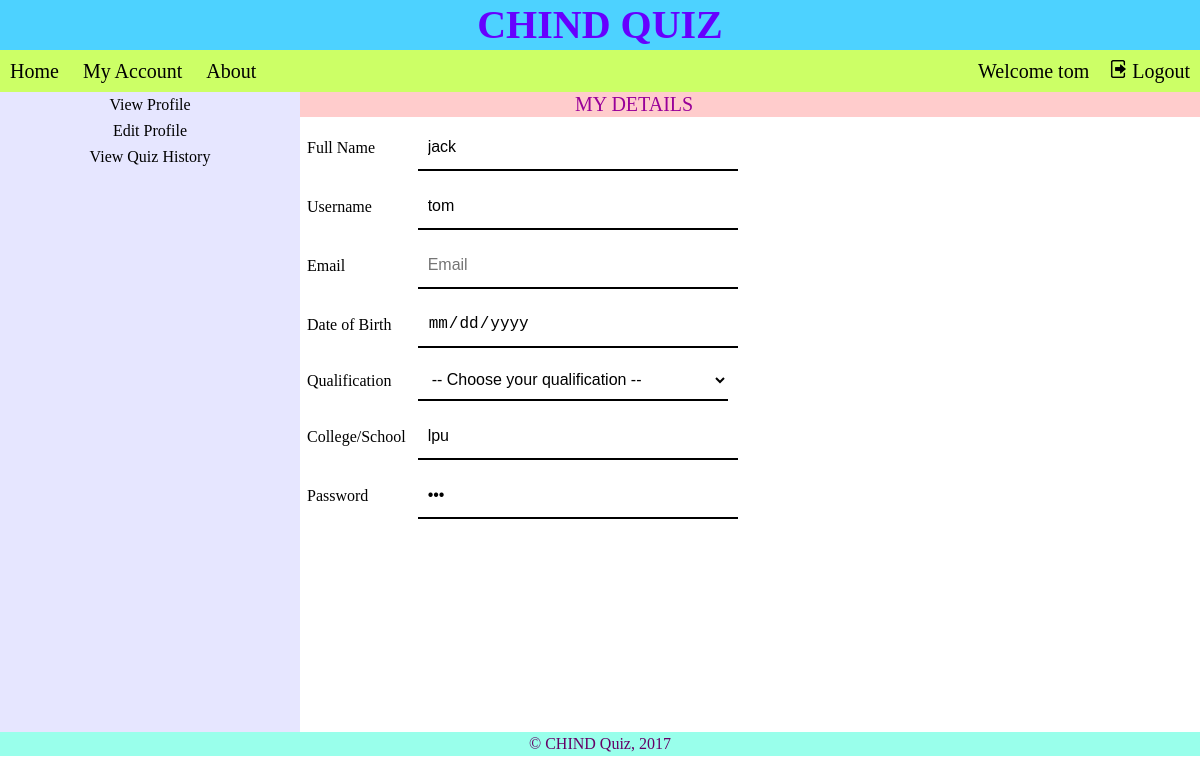
The app's page /profile.php (signed in) with its own data.
### tables this page shows
CREATE TABLE `users` (
  `id` int(11) NOT NULL,
  `fullname` varchar(50) DEFAULT NULL,
  `username` varchar(30) DEFAULT NULL,
  `email` varchar(50) DEFAULT NULL,
  `dob` varchar(10) DEFAULT NULL,
  `qualification` varchar(30) DEFAULT NULL,
  `college` varchar(50) DEFAULT NULL,
  `password` varchar(30) DEFAULT NULL
);

### profile.php (the view, shortened to what this page needs)
<?php
	require_once('includes/database.php');
	$nam = $_SESSION['uname'];
	$sql = "SELECT * FROM users WHERE username='$nam'";
	$run = mysqli_query($con, $sql);
	$data = mysqli_fetch_array($run);
?>
<!DOCTYPE html>
<html>
<head>
	<link rel="stylesheet" href="style/style.css">
</head>
<body>
	<header>
		CHIND QUIZ
	</header>
	<div id="menu">
		<ul>
			<a href="home.php"><li>Home</li></a>
			<a href="profile.php"><li>My Account</li></a>
			<a href="about.php"><li>About</li></a>
			<a href="includes/logout.php"><li class="right"><img src="images/logout.png" alt="logout">&nbsp;Logout</li></a>
			<li class="right user">Welcome <?php echo $_SESSION['uname']; ?></li>
		</ul>
	</div>
	<div class="nav">
		<ul>
			<span id="viewData"><li>View Profile</li></span>
			<span id="editData"><li>Edit Profile</li></span>
			<span id="viewMarks"><li>View Quiz History</li></span>
		</ul>
	</div>
	<section id="pro">
		<div id="lgsg">MY DETAILS</div>
		<table>
			<form method="post" action="includes/login.php">
					<tr>
						<td><label for="fname">Full Name</label></td>
						<td><input id="fname" type="text" name="fname" placeholder="Full Name" value="<?php echo $data['fullname']; ?>" readonly></td>
					</tr>
					<tr>
						<td><label for="unames">Username</label></td>
						<td><input id="unames" type="text" name="username" placeholder="Username" value="<?php echo $data['username']; ?>" readonly></td>
					</tr>
					<tr>
						<td><label for="email">Email</label></td>
						<td><input id="email" type="email" name="email" placeholder="Email" value="<?php echo $data['email']; ?>" readonly></td>
					</tr>
					<tr>
						<td><label for="dob">Date of Birth</label></td>
						<td><input id="dob" type="date" name="dob" placeholder="dd-mm-yyyy" pattern="[0-9]{2}-[0-9]{2}-[0-9]{4}" value="<?php echo $data['dob']; ?>" readonly></td>
					</tr>
					<tr>
						<td><label for="qual">Qualification</label></td>
						<td><select name="qual" style="width: 310px">
							<option value="">-- Choose your qualification --</option>
						</select></td>
					</tr>
					<tr>
						<td><label for="college">College/School</label></td>
						<td><input id="college" type="text" name="college" placeholder="College/School" value="<?php echo $data['college']; ?>" readonly></td>
					</tr>
					<tr>
						<td><label for="passs">Password</label></td>
						<td><input id="passs" type="password" name="password" placeholder="Password" value="<?php echo $data['password']; ?>" readonly></td>
					</tr>
					<tr>
						<td colspan="2"><center><button type="submit" name="update">Update</button></center></td>
					</tr>
				</form>
				</table>
	</section>
	<footer>&copy; CHIND Quiz, 2017</footer>
</body>
</html>

### style/style.css (style rules this page uses)
body { margin: 0; padding: 0; }
header { color: #6600ff; background-color: #4dd2ff; text-align: center; font-size:40px; line-height: 50px; height: 50px; font-weight: bolder; }
#lgsg { width: 100%; height: 25px; text-align: center; font-size: 20px; line-height: 25px; color: #990099; background-color: #ffcccc; }
table { border: 0; }
table tr td { padding: 5px; }
table tr td input { height: 25px; background-color: #e6b3ff; border-radius: 15px; }
#menu { height: 42px; width: 100%; background-color: #ccff66; position: relative; }
#menu ul, .nav ul { margin: 0; padding: 0; }
#menu ul li { list-style: none; display: inline-block; font-size: 20px; padding: 10px; }
#menu img { height: 18px; width: 18px; }
a { text-decoration: none; color: black; }
.right { float: right; }
.nav { width: 25%; background-color: #e6e6ff; float: left; height: 80vh; }
.nav ul li { list-style: none; padding: 4px 0px; text-align: center; }
#pro table tr td input, #pro table tr td select { background-color: transparent; width: 300px; border-style: none; border-radius: 0px; padding: 10px; border-bottom: 2px solid black; font-size: 16px; }
footer { color: #660066; background-color: #99ffeb; height: 24px; text-align: center; line-height: 24px; clear: both; }

### records on screen
users: fname "jack", username "tom", college "lpu"

### other values on screen
$_SESSION['uname'] "tom"
